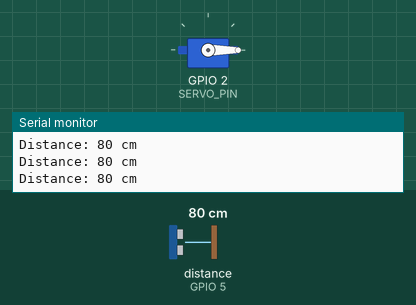
Bench run of a sketch on a simulated ESP32. Shown: servo, the last lines printed to the serial monitor. Wiring (inferred from the names in the program): ultrasonic range finder: trigger GPIO 4; echo GPIO 5. Inputs (shaded band) come from the test bench; at power-on: distance to the obstacle (sensor on GPIO 5) 80 cm. The echo pulse lasts 58.3 µs per cm.

Above: at 1.3 s.
1.4 s: distance to the obstacle (sensor on GPIO 5) set to 12 cm
2.9 s: distance to the obstacle (sensor on GPIO 5) set to 9 cm
At 4.2 s:
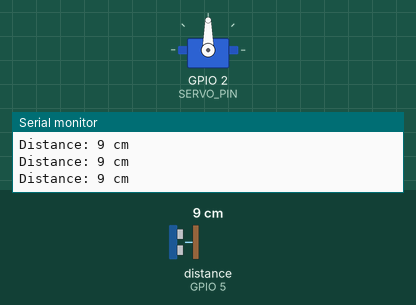
4.5 s: distance to the obstacle (sensor on GPIO 5) set to 18 cm
At 5.5 s:
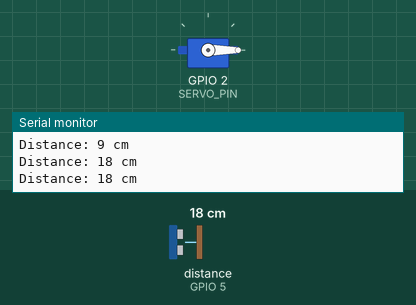
6.0 s: distance to the obstacle (sensor on GPIO 5) set to 2 cm
At 6.8 s:
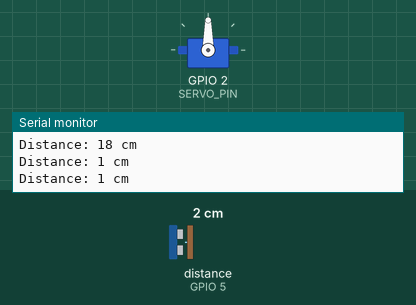
Timing chart, 0 to 8.5 s (numbered marks = the images above; inputs shaded):
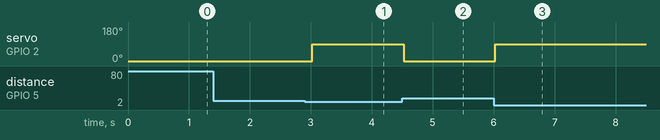

The sketch:

TONG_SAMPAH_OTOMATIS_ESP32_.ino
```cpp
#include <ESP32Servo.h>

#define TRIG_PIN 4
#define ECHO_PIN 5
#define SERVO_PIN 2

Servo myServo;

void setup() {
  Serial.begin(115200);
  pinMode(TRIG_PIN, OUTPUT);
  pinMode(ECHO_PIN, INPUT);
  myServo.attach(SERVO_PIN);
  myServo.write(0); // posisi awal servo
}

void loop() {
  long duration, distance;

  // memicu sensor ultrasonik
  digitalWrite(TRIG_PIN, LOW);
  delayMicroseconds(2);
  digitalWrite(TRIG_PIN, HIGH);
  delayMicroseconds(10);
  digitalWrite(TRIG_PIN, LOW);

  // membaca durasi pulsa echo
  duration = pulseIn(ECHO_PIN, HIGH);

  // Menghitung jarak
  distance = (duration / 2) / 29.1; // jarak dalam cm

  Serial.print("Distance: ");
  Serial.print(distance);
  Serial.println(" cm");

  // jika jarak kurang dari atau sama dengan 10 cm, putar servo 90 derajat
  if (distance <=10) {
    myServo.write(90);
  } else {
    myServo.write(0); // kembali ke posisi awal
  }

  delay(500); // menunggu sebelum pembacaan berikutnya
}
```

Measured:
- the behaviour switches between 11 and 10 cm on distance to the obstacle (sensor on GPIO 5) (found by bisection; images 0 and 1)
- after the input at 2.9 s, servo on GPIO 2 (SERVO_PIN): 0° → 90° after 0.12 s
- after the input at 4.5 s, servo on GPIO 2 (SERVO_PIN): 90° → 0° at once
- after the input at 6.0 s, servo on GPIO 2 (SERVO_PIN): 0° → 90° at once
